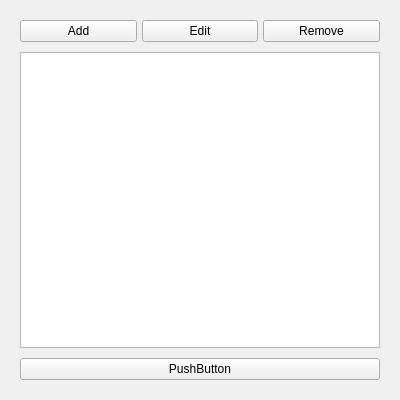
<?xml version="1.0" encoding="UTF-8"?>
<ui version="4.0">
 <class>MainWindow</class>
 <widget class="QMainWindow" name="MainWindow">
  <property name="geometry">
   <rect>
    <x>0</x>
    <y>0</y>
    <width>400</width>
    <height>400</height>
   </rect>
  </property>
  <property name="minimumSize">
   <size>
    <width>400</width>
    <height>400</height>
   </size>
  </property>
  <property name="maximumSize">
   <size>
    <width>400</width>
    <height>400</height>
   </size>
  </property>
  <property name="windowTitle">
   <string>SPLauncher</string>
  </property>
  <property name="iconSize">
   <size>
    <width>32</width>
    <height>32</height>
   </size>
  </property>
  <widget class="QWidget" name="centralwidget">
   <property name="minimumSize">
    <size>
     <width>400</width>
     <height>400</height>
    </size>
   </property>
   <property name="maximumSize">
    <size>
     <width>400</width>
     <height>400</height>
    </size>
   </property>
   <layout class="QVBoxLayout" name="verticalLayout">
    <property name="spacing">
     <number>10</number>
    </property>
    <property name="leftMargin">
     <number>20</number>
    </property>
    <property name="topMargin">
     <number>20</number>
    </property>
    <property name="rightMargin">
     <number>20</number>
    </property>
    <property name="bottomMargin">
     <number>20</number>
    </property>
    <item>
     <layout class="QHBoxLayout" name="action_buttons">
      <property name="spacing">
       <number>5</number>
      </property>
      <item>
       <widget class="QPushButton" name="add_button">
        <property name="text">
         <string>Add</string>
        </property>
       </widget>
      </item>
      <item>
       <widget class="QPushButton" name="edit_button">
        <property name="text">
         <string>Edit</string>
        </property>
       </widget>
      </item>
      <item>
       <widget class="QPushButton" name="remove_button">
        <property name="text">
         <string>Remove</string>
        </property>
       </widget>
      </item>
     </layout>
    </item>
    <item>
     <layout class="QVBoxLayout" name="list_view">
      <property name="spacing">
       <number>10</number>
      </property>
      <item>
       <widget class="QListWidget" name="game_list"/>
      </item>
      <item>
       <widget class="QPushButton" name="start_button">
        <property name="text">
         <string>PushButton</string>
        </property>
       </widget>
      </item>
     </layout>
    </item>
   </layout>
  </widget>
 </widget>
 <resources/>
 <connections/>
</ui>
